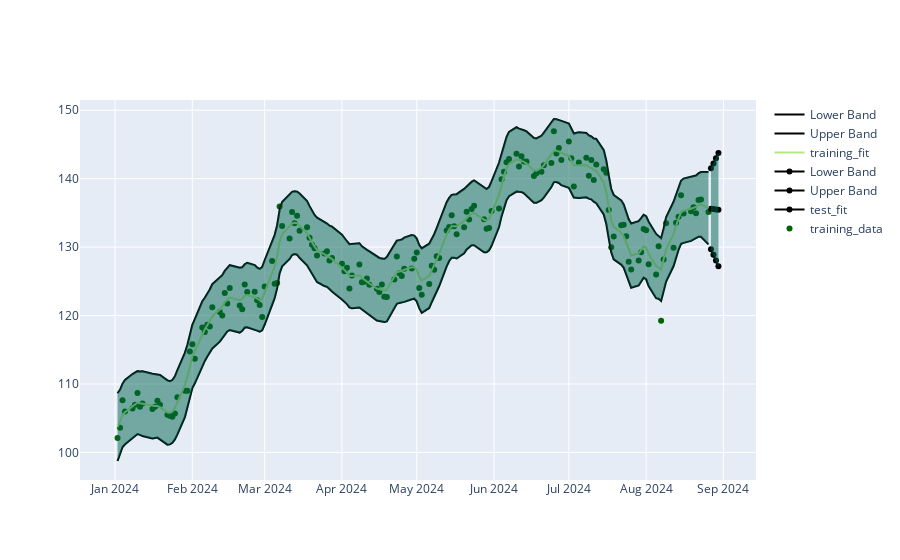

Write notebook code for a chart like this one.
### Code cell
btest = BackTestData(df[['timestamp','price']])


btest.create_backtest_data(
    datetime(year=2024, month=1, day=1),
    datetime(year=2024, month=8, day=27), 
    ql.Date(30,8,2024),store_prices=True
)

def regression_fit(x,y): 


    # SOME_KERNEL = 1.0 * K.ConstantKernel()\
    #     + 1.0 * K.WhiteKernel(noise_level=0.5)\
    #     + 1.0 * K.Matern(nu=0.75)

    SOME_KERNEL = 1.0 * K.ConstantKernel()\
    + 1.0 * K.RBF(1.0)\
    + 1.0 * K.WhiteKernel(noise_level=0.5) \
    + 1.0 * K.Matern(nu=0.75)


    return RegressionModel(x,y, kernels=SOME_KERNEL, random_state=2)


btest.fit_model(0, regression_fit)

yfit, ysigma = btest.predict(0) 
test_yfit , lower, upper = btest.create_bands(yfit, ysigma, band_factor= 2.32)
training_f, lower_f, upper_f = btest.training_bands(0, band_factor=2.32)


prediction_markers = go.Scatter(x=btest.prediction_data[0], 
                            y=btest.prediction_data_price[0], 
                            mode='markers',
                            marker=dict(color='red'),
                            name='test_data')

training_markers = go.Scatter(x=btest.data[0][0], 
                              y = btest.data[0][1],
                            mode='markers',
                            marker=dict(color='darkgreen'),
                            name='training_data')

xt = btest.prediction_data[0]
bands = [
go.Scatter(x=xt, y=test_yfit, line=dict(color='black', width=2), name='test_fit'),
go.Scatter(x=xt, y=upper, line=dict(color='black', width=2), name='Upper Band'),
go.Scatter(x=xt, y=lower, line=dict(color='black', width=2), name='Lower Band'),
go.Scatter(x=xt, y=upper, fill=None, mode='lines', line=dict(color='rgba(0,100,80,0.2)'), showlegend=False),
go.Scatter(x=xt, y=lower, fill='tonexty', mode='lines', line=dict(color='rgba(0,100,80,0.2)'), showlegend=False),
]

x = btest.data[0][0]
training_fit_bands = [
go.Scatter(x=x, y=training_f, name='training_fit'),
go.Scatter(x=x, y=upper_f, line=dict(color='black', width=2), name='Upper Band'),
go.Scatter(x=x, y=lower_f, line=dict(color='black', width=2), name='Lower Band'),
go.Scatter(x=x, y=upper_f, fill=None, mode='lines', line=dict(color='rgba(0,100,80,0.2)'), showlegend=False),
go.Scatter(x=x, y=lower_f, fill='tonexty', mode='lines', line=dict(color='rgba(0,100,80,0.2)'), showlegend=False),
] 


fig = go.Figure([prediction_markers, 
                 training_markers, 
                 *bands, 
                 *training_fit_bands
                 ])

fig.show()

### Figure 1 — Plotly figure (JSON) as saved in the notebook; plotly's stock layout.template omitted (floating-point values rounded to 4 significant figures; data arrays with more than 128 entries replaced by an {"elided": "..."} marker saying what was removed)
{"data": [{"marker": {"color": "red"}, "mode": "markers", "name": "test_data", "type": "scatter", "x": ["2024-08-27T00:00:00", "2024-08-28T00:00:00", "2024-08-29T00:00:00", "2024-08-30T00:00:00"], "y": []}, {"marker": {"color": "darkgreen"}, "mode": "markers", "name": "training_data", "type": "scatter", "x": {"elided": "164 str values"}, "y": {"elided": "164 float values"}}, {"line": {"color": "black", "width": 2}, "name": "test_fit", "type": "scatter", "x": ["2024-08-27T00:00:00", "2024-08-28T00:00:00", "2024-08-29T00:00:00", "2024-08-30T00:00:00"], "y": [135.6, 135.5, 135.5, 135.5]}, {"line": {"color": "black", "width": 2}, "name": "Upper Band", "type": "scatter", "x": ["2024-08-27T00:00:00", "2024-08-28T00:00:00", "2024-08-29T00:00:00", "2024-08-30T00:00:00"], "y": [141.5, 142.2, 143.0, 143.7]}, {"line": {"color": "black", "width": 2}, "name": "Lower Band", "type": "scatter", "x": ["2024-08-27T00:00:00", "2024-08-28T00:00:00", "2024-08-29T00:00:00", "2024-08-30T00:00:00"], "y": [129.7, 128.9, 128.0, 127.2]}, {"line": {"color": "rgba(0,100,80,0.2)"}, "mode": "lines", "showlegend": false, "type": "scatter", "x": ["2024-08-27T00:00:00", "2024-08-28T00:00:00", "2024-08-29T00:00:00", "2024-08-30T00:00:00"], "y": [141.5, 142.2, 143.0, 143.7]}, {"fill": "tonexty", "line": {"color": "rgba(0,100,80,0.2)"}, "mode": "lines", "showlegend": false, "type": "scatter", "x": ["2024-08-27T00:00:00", "2024-08-28T00:00:00", "2024-08-29T00:00:00", "2024-08-30T00:00:00"], "y": [129.7, 128.9, 128.0, 127.2]}, {"name": "training_fit", "type": "scatter", "x": {"elided": "164 str values"}, "y": {"elided": "164 float values"}}, {"line": {"color": "black", "width": 2}, "name": "Upper Band", "type": "scatter", "x": {"elided": "164 str values"}, "y": {"elided": "164 float values"}}, {"line": {"color": "black", "width": 2}, "name": "Lower Band", "type": "scatter", "x": {"elided": "164 str values"}, "y": {"elided": "164 float values"}}, {"line": {"color": "rgba(0,100,80,0.2)"}, "mode": "lines", "showlegend": false, "type": "scatter", "x": {"elided": "164 str values"}, "y": {"elided": "164 float values"}}, {"fill": "tonexty", "line": {"color": "rgba(0,100,80,0.2)"}, "mode": "lines", "showlegend": false, "type": "scatter", "x": {"elided": "164 str values"}, "y": {"elided": "164 float values"}}], "layout": {"autosize": true, "xaxis": {"autorange": true, "range": ["2023-12-18 07:52:32.9322", "2024-09-13 16:07:27.0678"], "type": "date"}, "yaxis": {"autorange": true, "range": [95.97, 151.5], "type": "linear"}}}
